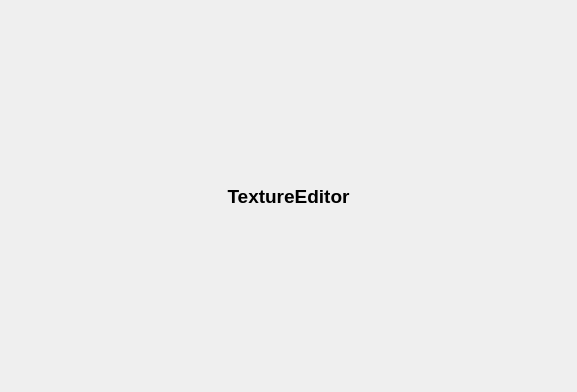
<?xml version="1.0" encoding="UTF-8"?>
<ui version="4.0">
 <class>TextureEditor</class>
 <widget class="QWidget" name="TextureEditor">
  <property name="geometry">
   <rect>
    <x>0</x>
    <y>0</y>
    <width>577</width>
    <height>392</height>
   </rect>
  </property>
  <property name="windowTitle">
   <string>TextureEditor</string>
  </property>
  <layout class="QHBoxLayout" name="horizontalLayout">
   <item>
    <widget class="QLabel" name="label">
     <property name="font">
      <font>
       <pointsize>14</pointsize>
       <bold>true</bold>
      </font>
     </property>
     <property name="text">
      <string>TextureEditor</string>
     </property>
     <property name="alignment">
      <set>Qt::AlignmentFlag::AlignCenter</set>
     </property>
    </widget>
   </item>
  </layout>
 </widget>
 <resources/>
 <connections/>
</ui>
